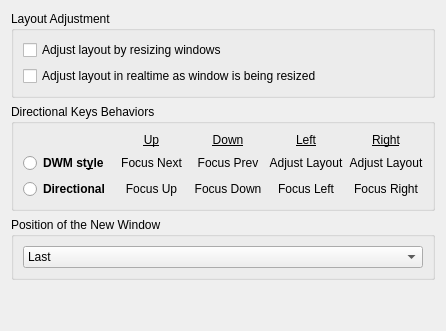
     <widget class="QWidget" name="behaviorTab">
      <attribute name="title">
       <string>Behavior</string>
      </attribute>
      <layout class="QVBoxLayout" name="verticalLayout_6">
       <item>
        <widget class="QGroupBox" name="groupBox_4">
         <property name="title">
          <string>Layout Adjustment</string>
         </property>
         <layout class="QVBoxLayout" name="verticalLayout_7">
          <item>
           <widget class="QCheckBox" name="kcfg_adjustLayout">
            <property name="toolTip">
             <string>Resizing window will cause layout to be adjusted. The actual behaviour might differ based on layout in use.</string>
            </property>
            <property name="text">
             <string>Adjust layout by resizing windows</string>
            </property>
           </widget>
          </item>
          <item>
           <widget class="QCheckBox" name="kcfg_adjustLayoutLive">
            <property name="toolTip">
             <string>If enabled, resizing window will immediately adjust layout. If disabled, layout will be adjusted *after* window resizing is over.</string>
            </property>
            <property name="text">
             <string>Adjust layout in realtime as window is being resized</string>
            </property>
           </widget>
          </item>
         </layout>
        </widget>
       </item>
       <item>
        <widget class="QGroupBox" name="groupBox_3">
         <property name="font">
          <font>
           <bold>false</bold>
          </font>
         </property>
         <property name="title">
          <string>Directional Keys Behaviors</string>
         </property>
         <layout class="QGridLayout" name="gridLayout_4">
          <item row="0" column="1">
           <widget class="QLabel" name="label_2">
            <property name="font">
             <font>
              <italic>false</italic>
              <bold>false</bold>
              <underline>true</underline>
             </font>
            </property>
            <property name="text">
             <string>Up</string>
            </property>
            <property name="alignment">
             <set>Qt::AlignmentFlag::AlignCenter</set>
            </property>
           </widget>
          </item>
          <item row="2" column="0">
           <widget class="QRadioButton" name="kcfg_directionalKeyFocus">
            <property name="sizePolicy">
             <sizepolicy hsizetype="Maximum" vsizetype="Fixed">
              <horstretch>0</horstretch>
              <verstretch>0</verstretch>
             </sizepolicy>
            </property>
            <property name="font">
             <font>
              <bold>true</bold>
             </font>
            </property>
            <property name="text">
             <string>Directional</string>
            </property>
            <attribute name="buttonGroup">
             <string notr="true">directionalKeyButtonGroup</string>
            </attribute>
           </widget>
          </item>
          <item row="1" column="0">
           <widget class="QRadioButton" name="kcfg_directionalKeyDwm">
            <property name="sizePolicy">
             <sizepolicy hsizetype="Maximum" vsizetype="Fixed">
              <horstretch>0</horstretch>
              <verstretch>0</verstretch>
             </sizepolicy>
            </property>
            <property name="font">
             <font>
              <bold>true</bold>
             </font>
            </property>
            <property name="text">
             <string>DWM st&amp;yle</string>
            </property>
            <attribute name="buttonGroup">
             <string notr="true">directionalKeyButtonGroup</string>
            </attribute>
           </widget>
          </item>
          <item row="0" column="3">
           <widget class="QLabel" name="label_4">
            <property name="font">
             <font>
              <italic>false</italic>
              <bold>false</bold>
              <underline>true</underline>
             </font>
            </property>
            <property name="text">
             <string>Left</string>
            </property>
            <property name="alignment">
             <set>Qt::AlignmentFlag::AlignCenter</set>
            </property>
           </widget>
          </item>
          <item row="1" column="1">
           <widget class="QLabel" name="label">
            <property name="text">
             <string>Focus Next</string>
            </property>
            <property name="alignment">
             <set>Qt::AlignmentFlag::AlignCenter</set>
            </property>
           </widget>
          </item>
          <item row="0" column="2">
           <widget class="QLabel" name="label_3">
            <property name="font">
             <font>
              <italic>false</italic>
              <bold>false</bold>
              <underline>true</underline>
             </font>
            </property>
            <property name="text">
             <string>Down</string>
            </property>
            <property name="alignment">
             <set>Qt::AlignmentFlag::AlignCenter</set>
            </property>
           </widget>
          </item>
          <item row="0" column="4">
           <widget class="QLabel" name="label_5">
            <property name="font">
             <font>
              <italic>false</italic>
              <bold>false</bold>
              <underline>true</underline>
             </font>
            </property>
            <property name="text">
             <string>Right</string>
            </property>
            <property name="alignment">
             <set>Qt::AlignmentFlag::AlignCenter</set>
            </property>
           </widget>
          </item>
          <item row="1" column="2">
           <widget class="QLabel" name="label_6">
            <property name="text">
             <string>Focus Prev</string>
            </property>
            <property name="alignment">
             <set>Qt::AlignmentFlag::AlignCenter</set>
            </property>
           </widget>
          </item>
          <item row="1" column="3">
           <widget class="QLabel" name="label_7">
            <property name="text">
             <string>Adjust Layout</string>
            </property>
            <property name="alignment">
             <set>Qt::AlignmentFlag::AlignCenter</set>
            </property>
           </widget>
          </item>
          <item row="1" column="4">
           <widget class="QLabel" name="label_8">
            <property name="text">
             <string>Adjust Layout</string>
            </property>
            <property name="alignment">
             <set>Qt::AlignmentFlag::AlignCenter</set>
            </property>
           </widget>
          </item>
          <item row="2" column="1">
           <widget class="QLabel" name="label_9">
            <property name="text">
             <string>Focus Up</string>
            </property>
            <property name="alignment">
             <set>Qt::AlignmentFlag::AlignCenter</set>
            </property>
           </widget>
          </item>
          <item row="2" column="2">
           <widget class="QLabel" name="label_10">
            <property name="text">
             <string>Focus Down</string>
            </property>
            <property name="alignment">
             <set>Qt::AlignmentFlag::AlignCenter</set>
            </property>
           </widget>
          </item>
          <item row="2" column="3">
           <widget class="QLabel" name="label_11">
            <property name="text">
             <string>Focus Left</string>
            </property>
            <property name="alignment">
             <set>Qt::AlignmentFlag::AlignCenter</set>
            </property>
           </widget>
          </item>
          <item row="2" column="4">
           <widget class="QLabel" name="label_12">
            <property name="text">
             <string>Focus Right</string>
            </property>
            <property name="alignment">
             <set>Qt::AlignmentFlag::AlignCenter</set>
            </property>
           </widget>
          </item>
         </layout>
        </widget>
       </item>
       <item>
        <widget class="QGroupBox" name="verticalGroupBox">
         <property name="title">
          <string>Position of the New Window</string>
         </property>
         <layout class="QVBoxLayout" name="verticalLayout_9">
          <item alignment="Qt::AlignmentFlag::AlignVCenter">
           <widget class="QComboBox" name="kcfg_newWindowPosition">
            <property name="minimumSize">
             <size>
              <width>400</width>
              <height>0</height>
             </size>
            </property>
            <item>
             <property name="text">
              <string>Last</string>
             </property>
            </item>
            <item>
             <property name="text">
              <string>First</string>
             </property>
            </item>
            <item>
             <property name="text">
              <string>Second</string>
             </property>
            </item>
           </widget>
          </item>
         </layout>
        </widget>
       </item>
       <item>
        <spacer name="verticalSpacer_3">
         <property name="orientation">
          <enum>Qt::Orientation::Vertical</enum>
         </property>
         <property name="sizeHint" stdset="0">
          <size>
           <width>20</width>
           <height>40</height>
          </size>
         </property>
        </spacer>
       </item>
      </layout>
     </widget>
